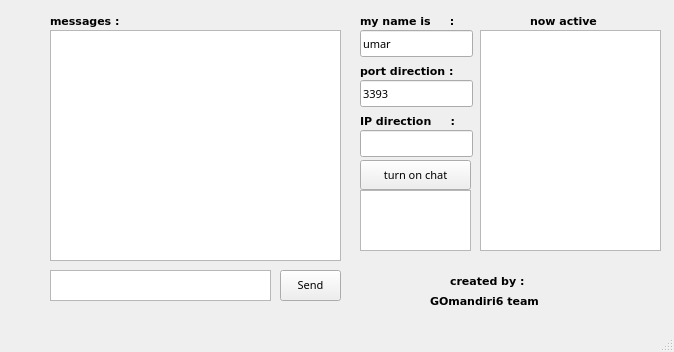
<?xml version="1.0" encoding="UTF-8"?>
<ui version="4.0">
 <class>MainWindow</class>
 <widget class="QMainWindow" name="MainWindow">
  <property name="geometry">
   <rect>
    <x>0</x>
    <y>0</y>
    <width>674</width>
    <height>352</height>
   </rect>
  </property>
  <property name="font">
   <font>
    <family>Purisa</family>
    <pointsize>8</pointsize>
   </font>
  </property>
  <property name="windowTitle">
   <string>UDP Chat Client</string>
  </property>
  <widget class="QWidget" name="centralwidget">
   <widget class="QLineEdit" name="nama_saya">
    <property name="geometry">
     <rect>
      <x>360</x>
      <y>30</y>
      <width>113</width>
      <height>27</height>
     </rect>
    </property>
    <property name="text">
     <string>umar</string>
    </property>
   </widget>
   <widget class="QLineEdit" name="port">
    <property name="geometry">
     <rect>
      <x>360</x>
      <y>80</y>
      <width>113</width>
      <height>27</height>
     </rect>
    </property>
    <property name="text">
     <string>3393</string>
    </property>
   </widget>
   <widget class="QLabel" name="label">
    <property name="geometry">
     <rect>
      <x>360</x>
      <y>10</y>
      <width>111</width>
      <height>22</height>
     </rect>
    </property>
    <property name="font">
     <font>
      <family>DejaVu Sans</family>
      <weight>75</weight>
      <bold>true</bold>
     </font>
    </property>
    <property name="text">
     <string>my name is     :</string>
    </property>
   </widget>
   <widget class="QPushButton" name="btnSend">
    <property name="geometry">
     <rect>
      <x>280</x>
      <y>270</y>
      <width>61</width>
      <height>31</height>
     </rect>
    </property>
    <property name="font">
     <font>
      <family>Noto Serif Thai</family>
     </font>
    </property>
    <property name="text">
     <string>Send</string>
    </property>
   </widget>
   <widget class="QLabel" name="label_2">
    <property name="geometry">
     <rect>
      <x>360</x>
      <y>60</y>
      <width>111</width>
      <height>22</height>
     </rect>
    </property>
    <property name="font">
     <font>
      <family>DejaVu Sans</family>
      <weight>75</weight>
      <bold>true</bold>
     </font>
    </property>
    <property name="text">
     <string>port direction :</string>
    </property>
   </widget>
   <widget class="QLineEdit" name="ip_dir">
    <property name="geometry">
     <rect>
      <x>360</x>
      <y>130</y>
      <width>113</width>
      <height>27</height>
     </rect>
    </property>
    <property name="text">
     <string/>
    </property>
    <property name="readOnly">
     <bool>true</bool>
    </property>
   </widget>
   <widget class="QLabel" name="label_3">
    <property name="geometry">
     <rect>
      <x>360</x>
      <y>110</y>
      <width>111</width>
      <height>22</height>
     </rect>
    </property>
    <property name="font">
     <font>
      <family>DejaVu Sans</family>
      <weight>75</weight>
      <bold>true</bold>
     </font>
    </property>
    <property name="text">
     <string>IP direction     :</string>
    </property>
   </widget>
   <widget class="QTextEdit" name="edChat">
    <property name="geometry">
     <rect>
      <x>50</x>
      <y>270</y>
      <width>221</width>
      <height>31</height>
     </rect>
    </property>
   </widget>
   <widget class="QPushButton" name="btn_look_ip">
    <property name="geometry">
     <rect>
      <x>360</x>
      <y>160</y>
      <width>111</width>
      <height>30</height>
     </rect>
    </property>
    <property name="font">
     <font>
      <family>Noto Serif Armenian</family>
     </font>
    </property>
    <property name="text">
     <string>turn on chat</string>
    </property>
   </widget>
   <widget class="QPlainTextEdit" name="look_ip">
    <property name="geometry">
     <rect>
      <x>360</x>
      <y>190</y>
      <width>111</width>
      <height>61</height>
     </rect>
    </property>
    <property name="font">
     <font>
      <pointsize>9</pointsize>
     </font>
    </property>
    <property name="readOnly">
     <bool>true</bool>
    </property>
   </widget>
   <widget class="QLabel" name="label_4">
    <property name="geometry">
     <rect>
      <x>450</x>
      <y>270</y>
      <width>111</width>
      <height>22</height>
     </rect>
    </property>
    <property name="font">
     <font>
      <family>DejaVu Sans</family>
      <weight>75</weight>
      <bold>true</bold>
     </font>
    </property>
    <property name="text">
     <string>created by :</string>
    </property>
   </widget>
   <widget class="QLabel" name="label_5">
    <property name="geometry">
     <rect>
      <x>430</x>
      <y>290</y>
      <width>111</width>
      <height>22</height>
     </rect>
    </property>
    <property name="font">
     <font>
      <family>DejaVu Sans</family>
      <weight>75</weight>
      <bold>true</bold>
     </font>
    </property>
    <property name="text">
     <string>GOmandiri6 team</string>
    </property>
   </widget>
   <widget class="QLabel" name="label_8">
    <property name="geometry">
     <rect>
      <x>530</x>
      <y>10</y>
      <width>71</width>
      <height>22</height>
     </rect>
    </property>
    <property name="font">
     <font>
      <family>DejaVu Sans</family>
      <weight>75</weight>
      <bold>true</bold>
     </font>
    </property>
    <property name="text">
     <string>now active :</string>
    </property>
   </widget>
   <widget class="QLabel" name="label_7">
    <property name="geometry">
     <rect>
      <x>50</x>
      <y>10</y>
      <width>111</width>
      <height>22</height>
     </rect>
    </property>
    <property name="font">
     <font>
      <family>DejaVu Sans</family>
      <weight>75</weight>
      <bold>true</bold>
     </font>
    </property>
    <property name="text">
     <string>messages :</string>
    </property>
   </widget>
   <widget class="QListWidget" name="online">
    <property name="geometry">
     <rect>
      <x>480</x>
      <y>30</y>
      <width>181</width>
      <height>221</height>
     </rect>
    </property>
   </widget>
   <widget class="QPlainTextEdit" name="edHasil">
    <property name="geometry">
     <rect>
      <x>50</x>
      <y>30</y>
      <width>291</width>
      <height>231</height>
     </rect>
    </property>
    <property name="font">
     <font>
      <pointsize>9</pointsize>
     </font>
    </property>
    <property name="readOnly">
     <bool>true</bool>
    </property>
   </widget>
  </widget>
  <widget class="QMenuBar" name="menubar">
   <property name="geometry">
    <rect>
     <x>0</x>
     <y>0</y>
     <width>674</width>
     <height>22</height>
    </rect>
   </property>
  </widget>
  <widget class="QStatusBar" name="statusbar"/>
 </widget>
 <resources/>
 <connections/>
</ui>
